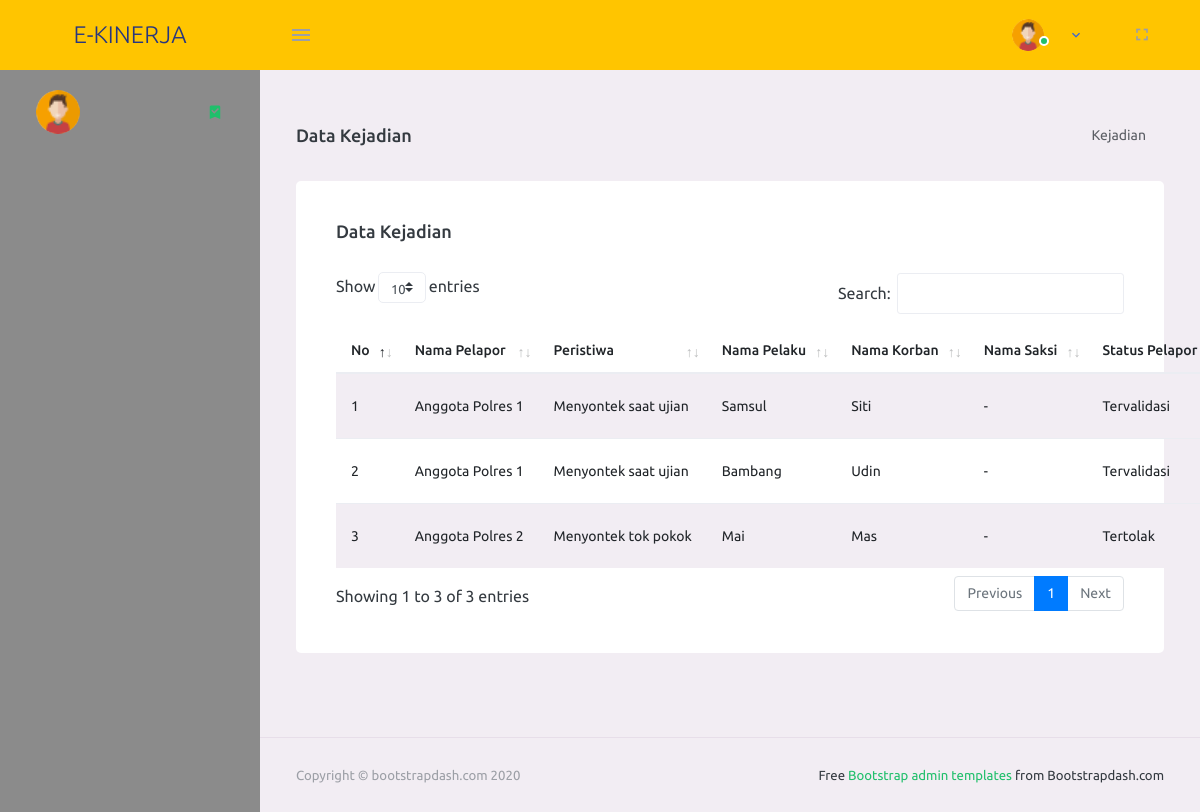
Page /index.php/kejadian on the earlier database version.
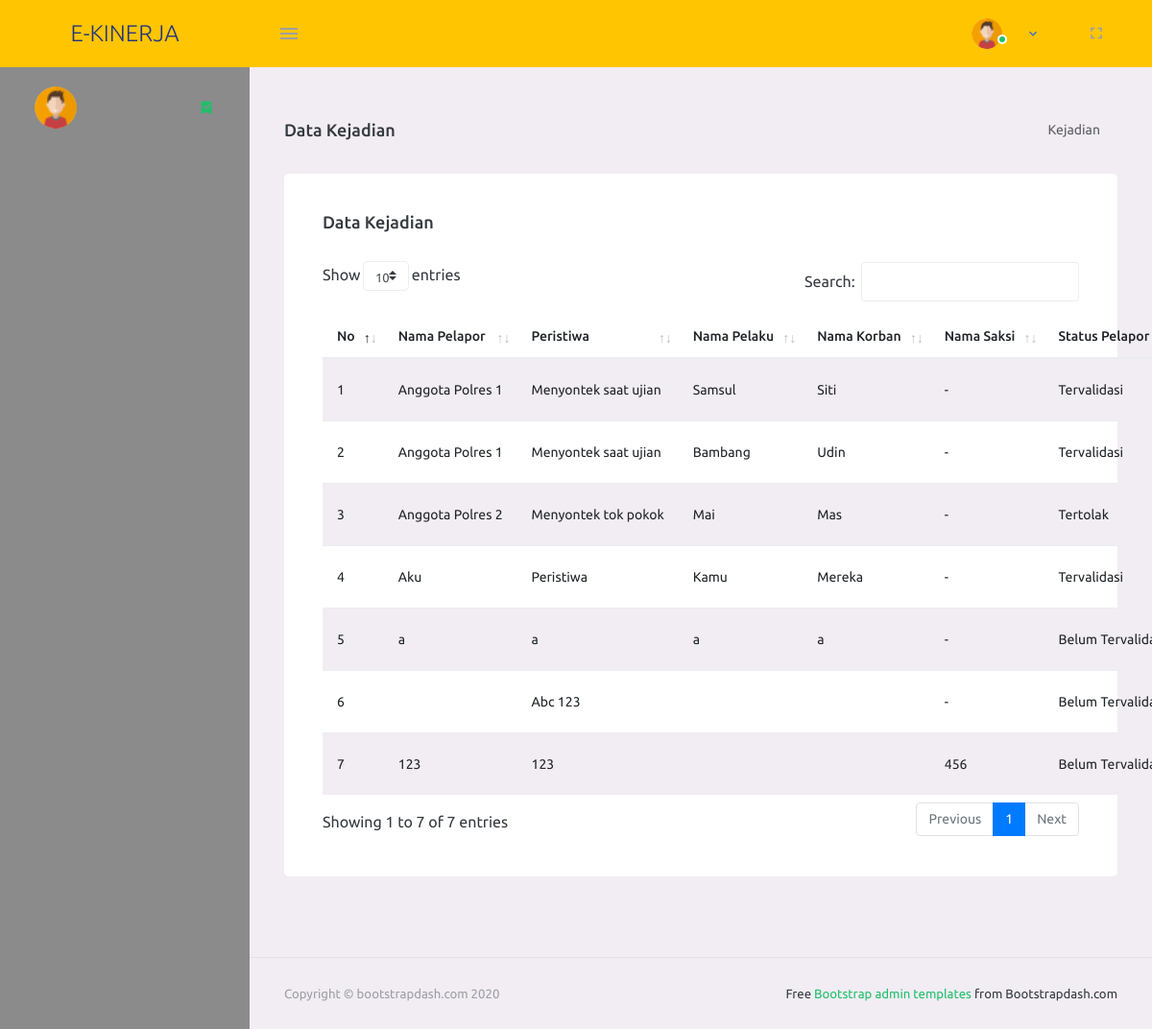
Same page on the later database version.
### tables this page shows
CREATE TABLE `kejadian` (
  `ID_KEJADIAN` int(11) NOT NULL,
  `NIP_PENCATAT` varchar(20) DEFAULT NULL,
  `NIP_VALIDATOR` varchar(20) DEFAULT NULL,
  `NAMA_PELAPOR` varchar(100) DEFAULT NULL,
  `TEMPAT_LAHIR_PELAPOR` varchar(50) DEFAULT NULL,
  `TANGGAL_LAHIR_PELAPOR` date DEFAULT NULL,
  `ALAMAT_PELAPOR` varchar(150) DEFAULT NULL,
  `JENIS_KELAMIN_PELAPOR` varchar(100) DEFAULT NULL,
  `PERISTIWA` varchar(500) DEFAULT NULL,
  `NAMA_PELAKU` varchar(100) DEFAULT '-',
  `TEMPAT_LAHIR_PELAKU` varchar(50) DEFAULT '-',
  `TANGGAL_LAHIR_PELAKU` date DEFAULT NULL,
  `ALAMAT_PELAKU` varchar(150) DEFAULT '-',
  `JENIS_KELAMIN_PELAKU` varchar(100) DEFAULT '-',
  `NAMA_KORBAN` varchar(100) DEFAULT '-',
  `TEMPAT_LAHIR_KORBAN` varchar(50) DEFAULT '-',
  `TANGGAL_LAHIR_KORBAN` date DEFAULT NULL,
  `ALAMAT_KORBAN` varchar(150) DEFAULT '-',
  `JENIS_KELAMIN_KORBAN` varchar(100) DEFAULT '-',
  `NAMA_SAKSI` varchar(100) NOT NULL DEFAULT '-',
  `TEMPAT_LAHIR_SAKSI` varchar(50) NOT NULL DEFAULT '-',
  `TANGGAL_LAHIR_SAKSI` date DEFAULT NULL,
  `ALAMAT_SAKSI` varchar(150) NOT NULL DEFAULT '-',
  `JENIS_KELAMIN_SAKSI` varchar(100) NOT NULL DEFAULT '-',
  `KETERANGAN_KEJADIAN` varchar(500) DEFAULT NULL,
  `KATEGORI_KEJADIAN` varchar(100) DEFAULT NULL,
  `TANGGAL_INPUT_DATA` timestamp NOT NULL DEFAULT current_timestamp() ON UPDATE current_timestamp(),
  `STATUS_KEJADIAN` varchar(255) DEFAULT 'Belum Tervalidasi',
  `TANGGAL_VALIDASI` timestamp NULL DEFAULT NULL,
  `CATATAN` varchar(255) DEFAULT NULL
);

### application/controllers/Kejadian.php (called while the page is built, shortened)
<?php
class Kejadian extends CI_Controller {
    public function __construct(){
        $this->load->model('m_anggota');
        $this->load->model('m_model');
        $this->load->library(array('upload'));
    }
    public function index(){
        $data['content']            = 'data_kejadian/all-kejadian-admin';
        $data['title']              = 'Data Kejadian';
        $data['kejadian']           = $this->m_model->get_data_all('kejadian');
        $this->load->view('template/template', $data);
    }
}

### index.php (called while the page is built, shortened)
<?php
require_once BASEPATH.'core/CodeIgniter.php';

### application/models/M_model.php (called while the page is built, shortened)
<?php
class M_model extends CI_Model {
    public function get_data_all($table_name){
        return $this->db->get($table_name)->result();
    }
}

### application/views/data_kejadian/all-kejadian-admin.php (the view, shortened to what this page needs)
<div class="page-header">
    <h3 class="page-title"> <?= $title ?> </h3>
    <nav aria-label="breadcrumb">
    <ol class="breadcrumb">
        <li class="breadcrumb-item active" aria-current="page">Kejadian</li>
    </ol>
    </nav>
</div>
<div class="row">
    <div class="col-lg-12 grid-margin stretch-card">
    <div class="card">
        <div class="card-body">
        <div class="row">
            <div class="col-md-12">
                <div class="float-left">
                    <h4 class="card-title">Data Kejadian</h4>
                </div>
            </div>
        </div><br>
        <table class="table table-striped" id="table">
            <thead>
            <tr>
                <th> No </th>
                <th> Nama Pelapor </th>
                <th> Peristiwa </th>
                <th> Nama Pelaku </th>
                <th> Nama Korban </th>
                <th> Nama Saksi </th>
                <th> Status Pelapor </th>
            </tr>
            </thead>
            <tbody>
                <?php $no = 1; foreach($kejadian as $data){ ?>
                <tr>
                    <td><?= $no++?></td>
                    <td><?= $data->NAMA_PELAPOR?></td>
                    <td><?= $data->PERISTIWA?></td>
                    <td><?= $data->NAMA_PELAKU?></td>
                    <td><?= $data->NAMA_KORBAN?></td>
                    <td><?= $data->NAMA_SAKSI?></td>
                    <td><?= $data->STATUS_KEJADIAN?></td>
                </tr>
                <?php }?>
            </tbody>
        </table>
        </div>
    </div>
    </div>
</div>

Differences in the rows shown:
added kejadian: NAMA_PELAPOR "Aku", PERISTIWA "Peristiwa", NAMA_PELAKU "Kamu", NAMA_KORBAN "Mereka", NAMA_SAKSI "-", STATUS_KEJADIAN "Tervalidasi"
added kejadian: NAMA_PELAPOR "a", PERISTIWA "a", NAMA_PELAKU "a", NAMA_KORBAN "a", NAMA_SAKSI "-", STATUS_KEJADIAN "Belum…"
added kejadian: PERISTIWA "Abc 123", NAMA_SAKSI "-", STATUS_KEJADIAN "Belum…"
added kejadian: NAMA_PELAPOR "123", PERISTIWA "123", NAMA_SAKSI "456", STATUS_KEJADIAN "Belum…"
Other differences:
text written by a page script: "Show entries Search: Showing 1 to 3 of 3 entries Previous 1 Next" → "Show entries Search: Showing 1 to 7 of 7 entries Previous 1 Next"
